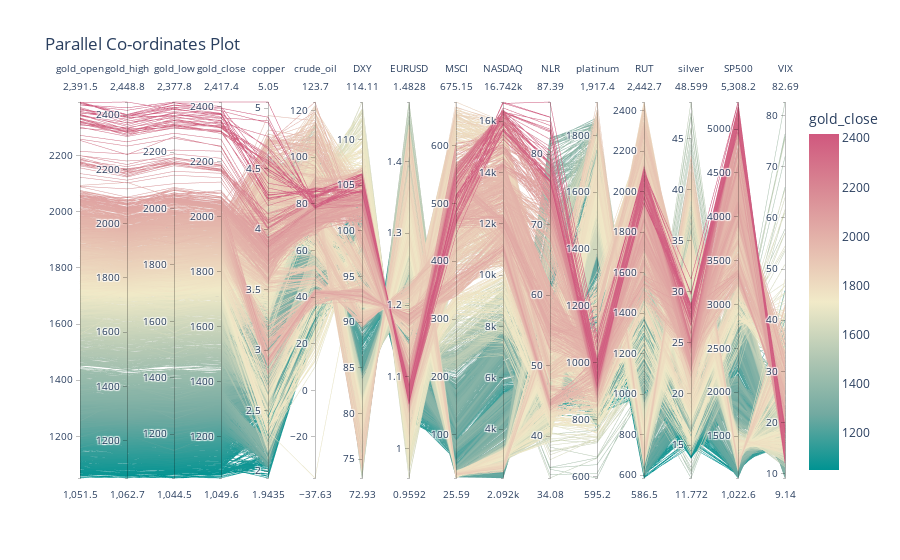

Write notebook code for a chart like this one.
### Markdown cell above
## MULTIVARIATE ANALYSIS

### Code cell
import plotly.express as px


df_reset = df.reset_index(drop=True)

fig = px.parallel_coordinates(
    df_reset,
    color='gold_close',
    color_continuous_scale=px.colors.diverging.Tealrose,
    title='Parallel Co-ordinates Plot'
)

fig.show()

### Figure 1 — Plotly figure (JSON) as saved in the notebook; plotly's stock layout.template omitted (floating-point values rounded to 4 significant figures; data arrays with more than 128 entries replaced by an {"elided": "..."} marker saying what was removed)
{"data": [{"dimensions": [{"label": "gold_open", "values": {"elided": "3720 float values"}}, {"label": "gold_high", "values": {"elided": "3720 float values"}}, {"label": "gold_low", "values": {"elided": "3720 float values"}}, {"label": "gold_close", "values": {"elided": "3720 float values"}}, {"label": "copper", "values": {"elided": "3720 float values"}}, {"label": "crude_oil", "values": {"elided": "3720 float values"}}, {"label": "DXY", "values": {"elided": "3720 float values"}}, {"label": "EURUSD", "values": {"elided": "3720 float values"}}, {"label": "MSCI", "values": {"elided": "3720 float values"}}, {"label": "NASDAQ", "values": {"elided": "3720 float values"}}, {"label": "NLR", "values": {"elided": "3720 float values"}}, {"label": "platinum", "values": {"elided": "3720 float values"}}, {"label": "RUT", "values": {"elided": "3720 float values"}}, {"label": "silver", "values": {"elided": "3720 float values"}}, {"label": "SP500", "values": {"elided": "3720 float values"}}, {"label": "VIX", "values": {"elided": "3720 float values"}}], "domain": {"x": [0, 1], "y": [0, 1]}, "line": {"color": {"elided": "3720 float values"}, "coloraxis": "coloraxis"}, "name": "", "type": "parcoords"}], "layout": {"coloraxis": {"colorbar": {"title": {"text": "gold_close"}}, "colorscale": [[0, "rgb(0, 147, 146)"], [0.1667, "rgb(114, 170, 161)"], [0.3333, "rgb(177, 199, 179)"], [0.5, "rgb(241, 234, 200)"], [0.6667, "rgb(229, 185, 173)"], [0.8333, "rgb(217, 137, 148)"], [1, "rgb(208, 88, 126)"]]}, "legend": {"tracegroupgap": 0}, "title": {"text": "Parallel Co-ordinates Plot"}}}
